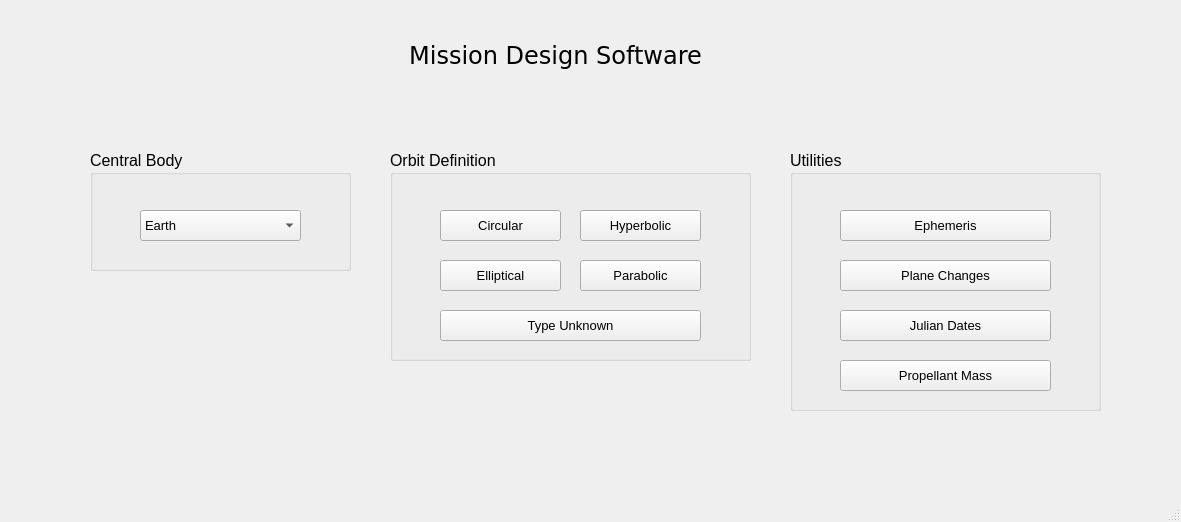
<?xml version="1.0" encoding="UTF-8"?>
<ui version="4.0">
 <class>MainWindow</class>
 <widget class="QMainWindow" name="MainWindow">
  <property name="geometry">
   <rect>
    <x>0</x>
    <y>0</y>
    <width>1181</width>
    <height>522</height>
   </rect>
  </property>
  <property name="sizePolicy">
   <sizepolicy hsizetype="Fixed" vsizetype="Fixed">
    <horstretch>0</horstretch>
    <verstretch>0</verstretch>
   </sizepolicy>
  </property>
  <property name="mouseTracking">
   <bool>false</bool>
  </property>
  <property name="windowTitle">
   <string>Mission Design Software</string>
  </property>
  <property name="windowIcon">
   <iconset>
    <normaloff>MDS-logo.png</normaloff>MDS-logo.png</iconset>
  </property>
  <property name="autoFillBackground">
   <bool>false</bool>
  </property>
  <widget class="QWidget" name="centralwidget">
   <widget class="QGroupBox" name="groupBox">
    <property name="geometry">
     <rect>
      <x>90</x>
      <y>150</y>
      <width>261</width>
      <height>121</height>
     </rect>
    </property>
    <property name="font">
     <font>
      <pointsize>12</pointsize>
     </font>
    </property>
    <property name="title">
     <string>Central Body</string>
    </property>
    <widget class="QComboBox" name="comboBox">
     <property name="geometry">
      <rect>
       <x>50</x>
       <y>60</y>
       <width>161</width>
       <height>31</height>
      </rect>
     </property>
     <property name="font">
      <font>
       <pointsize>10</pointsize>
      </font>
     </property>
     <property name="maxVisibleItems">
      <number>12</number>
     </property>
     <item>
      <property name="text">
       <string>Earth</string>
      </property>
     </item>
     <item>
      <property name="text">
       <string>Moon</string>
      </property>
     </item>
     <item>
      <property name="text">
       <string>Sun</string>
      </property>
     </item>
     <item>
      <property name="text">
       <string>Mercury</string>
      </property>
     </item>
     <item>
      <property name="text">
       <string>Venus</string>
      </property>
     </item>
     <item>
      <property name="text">
       <string>Mars</string>
      </property>
     </item>
     <item>
      <property name="text">
       <string>Jupiter</string>
      </property>
     </item>
     <item>
      <property name="text">
       <string>Saturn</string>
      </property>
     </item>
     <item>
      <property name="text">
       <string>Uranus</string>
      </property>
     </item>
     <item>
      <property name="text">
       <string>Neptune</string>
      </property>
     </item>
     <item>
      <property name="text">
       <string>Pluto</string>
      </property>
     </item>
     <item>
      <property name="text">
       <string>Other</string>
      </property>
     </item>
    </widget>
   </widget>
   <widget class="QGroupBox" name="groupBox_2">
    <property name="geometry">
     <rect>
      <x>390</x>
      <y>150</y>
      <width>361</width>
      <height>211</height>
     </rect>
    </property>
    <property name="font">
     <font>
      <pointsize>12</pointsize>
     </font>
    </property>
    <property name="title">
     <string>Orbit Definition</string>
    </property>
    <widget class="QPushButton" name="pushButton_4">
     <property name="geometry">
      <rect>
       <x>190</x>
       <y>60</y>
       <width>121</width>
       <height>31</height>
      </rect>
     </property>
     <property name="font">
      <font>
       <pointsize>10</pointsize>
      </font>
     </property>
     <property name="text">
      <string>Hyperbolic</string>
     </property>
    </widget>
    <widget class="QPushButton" name="pushButton">
     <property name="geometry">
      <rect>
       <x>50</x>
       <y>60</y>
       <width>121</width>
       <height>31</height>
      </rect>
     </property>
     <property name="font">
      <font>
       <pointsize>10</pointsize>
      </font>
     </property>
     <property name="text">
      <string>Circular</string>
     </property>
    </widget>
    <widget class="QPushButton" name="pushButton_3">
     <property name="geometry">
      <rect>
       <x>190</x>
       <y>110</y>
       <width>121</width>
       <height>31</height>
      </rect>
     </property>
     <property name="font">
      <font>
       <pointsize>10</pointsize>
      </font>
     </property>
     <property name="text">
      <string>Parabolic</string>
     </property>
    </widget>
    <widget class="QPushButton" name="pushButton_2">
     <property name="geometry">
      <rect>
       <x>50</x>
       <y>110</y>
       <width>121</width>
       <height>31</height>
      </rect>
     </property>
     <property name="font">
      <font>
       <pointsize>10</pointsize>
      </font>
     </property>
     <property name="text">
      <string>Elliptical</string>
     </property>
    </widget>
    <widget class="QPushButton" name="pushButton_5">
     <property name="geometry">
      <rect>
       <x>50</x>
       <y>160</y>
       <width>261</width>
       <height>31</height>
      </rect>
     </property>
     <property name="font">
      <font>
       <pointsize>10</pointsize>
      </font>
     </property>
     <property name="text">
      <string>Type Unknown</string>
     </property>
    </widget>
   </widget>
   <widget class="QLabel" name="label">
    <property name="geometry">
     <rect>
      <x>10</x>
      <y>30</y>
      <width>1091</width>
      <height>51</height>
     </rect>
    </property>
    <property name="font">
     <font>
      <family>Verdana</family>
      <pointsize>18</pointsize>
     </font>
    </property>
    <property name="text">
     <string>Mission Design Software</string>
    </property>
    <property name="textFormat">
     <enum>Qt::AutoText</enum>
    </property>
    <property name="alignment">
     <set>Qt::AlignCenter</set>
    </property>
    <property name="wordWrap">
     <bool>false</bool>
    </property>
   </widget>
   <widget class="QGroupBox" name="groupBox_3">
    <property name="geometry">
     <rect>
      <x>790</x>
      <y>150</y>
      <width>311</width>
      <height>261</height>
     </rect>
    </property>
    <property name="font">
     <font>
      <pointsize>12</pointsize>
     </font>
    </property>
    <property name="title">
     <string>Utilities</string>
    </property>
    <widget class="QPushButton" name="pushButton_6">
     <property name="geometry">
      <rect>
       <x>50</x>
       <y>160</y>
       <width>211</width>
       <height>31</height>
      </rect>
     </property>
     <property name="font">
      <font>
       <pointsize>10</pointsize>
      </font>
     </property>
     <property name="text">
      <string>Julian Dates</string>
     </property>
    </widget>
    <widget class="QPushButton" name="pushButton_7">
     <property name="geometry">
      <rect>
       <x>50</x>
       <y>60</y>
       <width>211</width>
       <height>31</height>
      </rect>
     </property>
     <property name="font">
      <font>
       <pointsize>10</pointsize>
      </font>
     </property>
     <property name="text">
      <string>Ephemeris</string>
     </property>
    </widget>
    <widget class="QPushButton" name="pushButton_8">
     <property name="geometry">
      <rect>
       <x>50</x>
       <y>210</y>
       <width>211</width>
       <height>31</height>
      </rect>
     </property>
     <property name="font">
      <font>
       <pointsize>10</pointsize>
      </font>
     </property>
     <property name="text">
      <string>Propellant Mass</string>
     </property>
    </widget>
    <widget class="QPushButton" name="pushButton_9">
     <property name="geometry">
      <rect>
       <x>50</x>
       <y>110</y>
       <width>211</width>
       <height>31</height>
      </rect>
     </property>
     <property name="font">
      <font>
       <pointsize>10</pointsize>
      </font>
     </property>
     <property name="text">
      <string>Plane Changes</string>
     </property>
    </widget>
   </widget>
   <zorder>groupBox_2</zorder>
   <zorder>groupBox</zorder>
   <zorder>label</zorder>
   <zorder>groupBox_3</zorder>
  </widget>
  <widget class="QStatusBar" name="statusbar"/>
  <widget class="QMenuBar" name="menuBar">
   <property name="geometry">
    <rect>
     <x>0</x>
     <y>0</y>
     <width>1181</width>
     <height>26</height>
    </rect>
   </property>
  </widget>
 </widget>
 <resources/>
 <connections/>
</ui>
